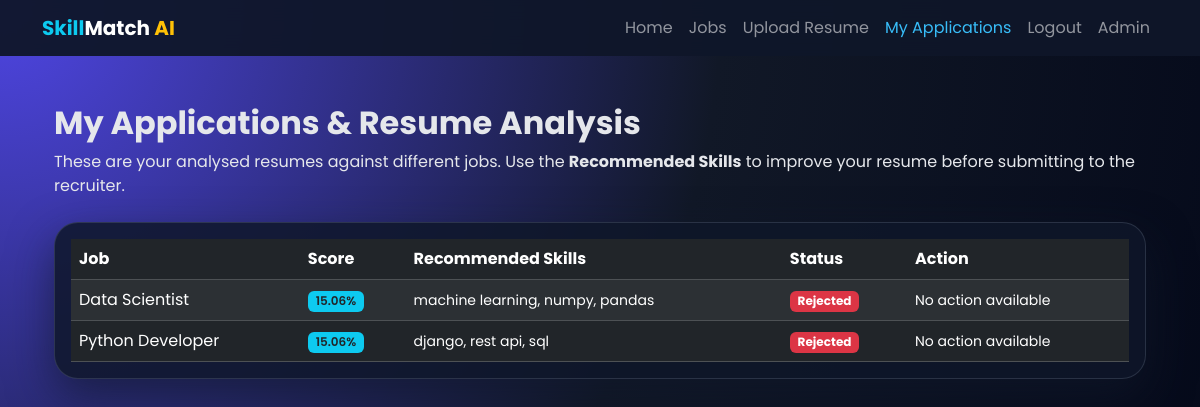
Page /my-applications/ (signed in) on the earlier database version.
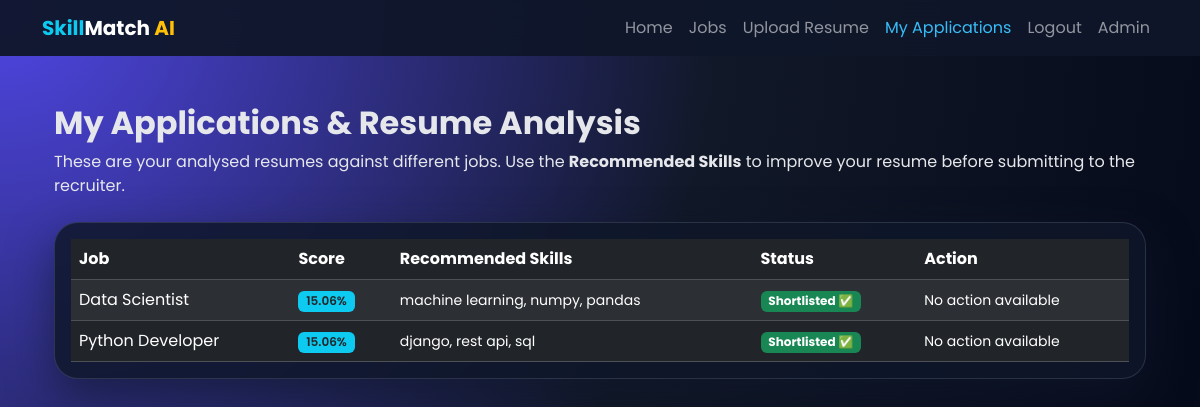
Same page on the later database version.
### core/models.py (models this page shows, shortened)
class Score(models.Model):
    STATUS_CHOICES = [
        ("DRAFT", "Draft (for applicant only)"),
        ("SUBMITTED", "Submitted to recruiter"),
        ("SHORTLISTED", "Shortlisted"),
        ("REJECTED", "Rejected"),
    ]
    resume = models.ForeignKey(Resume, on_delete=models.CASCADE)
    job = models.ForeignKey(Job, on_delete=models.CASCADE)
    value = models.FloatField()
    recommended_skills = models.TextField(blank=True, null=True)
    is_shortlisted = models.BooleanField(default=False)  # you already had this
    status = models.CharField(
        max_length=20,
        choices=STATUS_CHOICES,
        default="DRAFT",            # 🔥 important: start as DRAFT
    )

class Job(models.Model):
    title = models.CharField(max_length=100)
    required_skills = models.TextField()   # comma separated: python, django, sql
    description = models.TextField()
    created_by = models.ForeignKey(User, on_delete=models.CASCADE, null=True, blank=True)

### core/views.py (the view)
# urls.py: path("my-applications/", views.my_applications, name="my_applications"),
@login_required
def my_applications(request):
    scores = (
        Score.objects
        .filter(resume__user=request.user)
        .select_related("job", "resume")
        .order_by("-id")   # ✅ FIX: we use -id instead of -created_at
    )
    return render(request, "my_applications.html", {"scores": scores})

### core/templates/my_applications.html
{% extends "base.html" %}
{% block content %}
<div class="container py-4">
  <h2 class="mb-2 fw-bold">My Applications & Resume Analysis</h2>
  <p class="text-slate-300 mb-4">
    These are your analysed resumes against different jobs.
    Use the <strong>Recommended Skills</strong> to improve your resume before submitting to the recruiter.
  </p>
  <div class="glass p-3">
    <table class="table table-dark table-striped align-middle mb-0">
      <thead>
        <tr>
          <th>Job</th>
          <th>Score</th>
          <th>Recommended Skills</th>
          <th>Status</th>
          <th>Action</th>
        </tr>
      </thead>
      <tbody>
        {% for s in scores %}
          <tr>
            <td>{{ s.job.title }}</td>
            <td>
              <span class="badge bg-info text-dark fw-semibold">
                {{ s.value }}%
              </span>
            </td>
            <td class="small">
              {{ s.recommended_skills|default:"–" }}
            </td>
            <td>
              {% if s.status == "DRAFT" %}
                <span class="badge bg-secondary">
                  Draft (not submitted)
                </span>
              {% elif s.status == "SUBMITTED" %}
                <span class="badge bg-warning text-dark">
                  Submitted – waiting for review
                </span>
              {% elif s.status == "SHORTLISTED" %}
                <span class="badge bg-success">
                  Shortlisted ✅
                </span>
              {% elif s.status == "REJECTED" %}
                <span class="badge bg-danger">
                  Rejected
                </span>
              {% endif %}
            </td>
            <td>
              {% if s.status == "DRAFT" %}
                <form method="post" action="{% url 'submit_application' s.id %}">
                  {% csrf_token %}
                  <button type="submit" class="btn btn-sm btn-info text-dark">
                    Submit to Recruiter
                  </button>
                </form>
                <div class="small text-slate-400 mt-1">
                  Edit your resume with these suggestions, then click submit.
                </div>
              {% else %}
                <span class="small text-slate-300">
                  No action available
                </span>
              {% endif %}
            </td>
          </tr>
        {% empty %}
          <tr>
            <td colspan="5" class="text-center text-slate-300">
              No analysed applications yet. Upload your resume first.
            </td>
          </tr>
        {% endfor %}
      </tbody>
    </table>
  </div>
</div>
{% endblock %}

### core/templates/base.html (shortened to what this page needs)
<!DOCTYPE html>
<html lang="en">
<head>
    <link href="https://cdn.jsdelivr.net/npm/bootstrap@5.3.3/dist/css/bootstrap.min.css" rel="stylesheet">
</head>
<body>
<nav class="navbar navbar-expand-lg navbar-dark sticky-top">
  <div class="container">
    <a class="navbar-brand fw-bold" href="{% url 'home' %}">
      <span class="text-info">Skill</span>Match <span class="text-warning">AI</span>
    </a>
    <div class="collapse navbar-collapse" id="nav">
      <ul class="navbar-nav ms-auto mb-2 mb-lg-0">
        <li class="nav-item">
          <a class="nav-link {% if request.path == '/' %}active{% endif %}" href="{% url 'home' %}">
            Home
          </a>
        </li>
        <li class="nav-item">
          <a class="nav-link {% if '/jobs' in request.path %}active{% endif %}" href="{% url 'job_list' %}">
            Jobs
          </a>
        </li>
        {% if user.is_authenticated %}
          <li class="nav-item">
            <a class="nav-link {% if '/upload' in request.path %}active{% endif %}" href="{% url 'upload_resume' %}">
              Upload Resume
            </a>
          </li>
          <li class="nav-item">
            <a class="nav-link {% if '/my-applications' in request.path %}active{% endif %}" href="{% url 'my_applications' %}">
              My Applications
            </a>
          </li>
          <li class="nav-item">
            <a class="nav-link" href="{% url 'logout' %}">Logout</a>
          </li>
        {% endif %}
        <li class="nav-item">
          <a class="nav-link" href="/admin/">Admin</a>
        </li>
      </ul>
    </div>
  </div>
</nav>
<main class="container py-4">
    {% block content %}{% endblock %}
</main>
</body>
</html>

### core/templates/base.html (style rules this page uses)
body { font-family: "Poppins", sans-serif; background: radial-gradient(circle at top left, #4f46e5 0, #111827 50%, #020617 100%); color: #e5e7eb; min-height: 100vh; }
.navbar { background: rgba(15,23,42,0.95); backdrop-filter: blur(10px); }
.glass { background: rgba(15,23,42,0.85); border-radius: 24px; border: 1px solid rgba(148,163,184,0.2); box-shadow: 0 18px 45px rgba(15,23,42,0.65); }
a { text-decoration: none; }
.nav-link.active { color: #38bdf8 !important; }

Differences in the rows shown:
changed Score "machine learning, numpy, pandas": status "Rejected" → "Shortlisted ✅"
changed Score "django, rest api, sql": status "Rejected" → "Shortlisted ✅"
